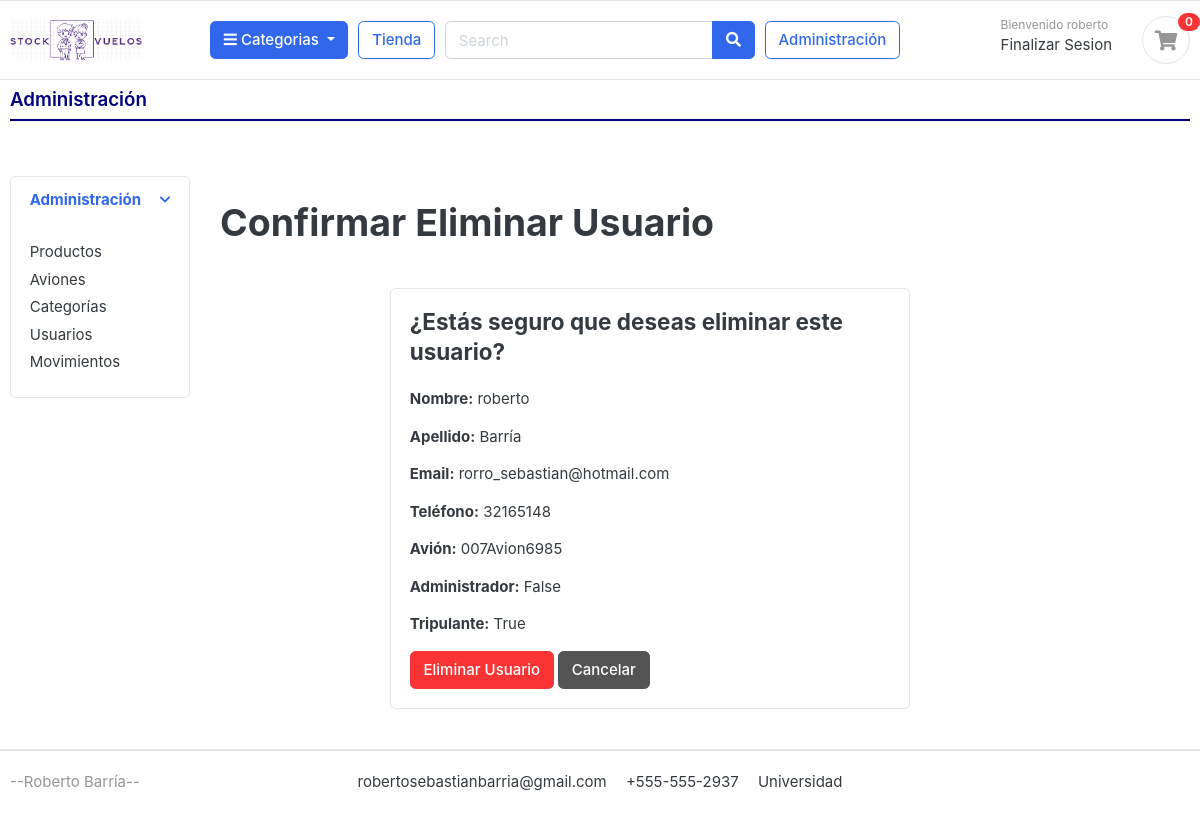
Page /administracion/usuarios/2/eliminar/ (signed in) on the earlier database version.
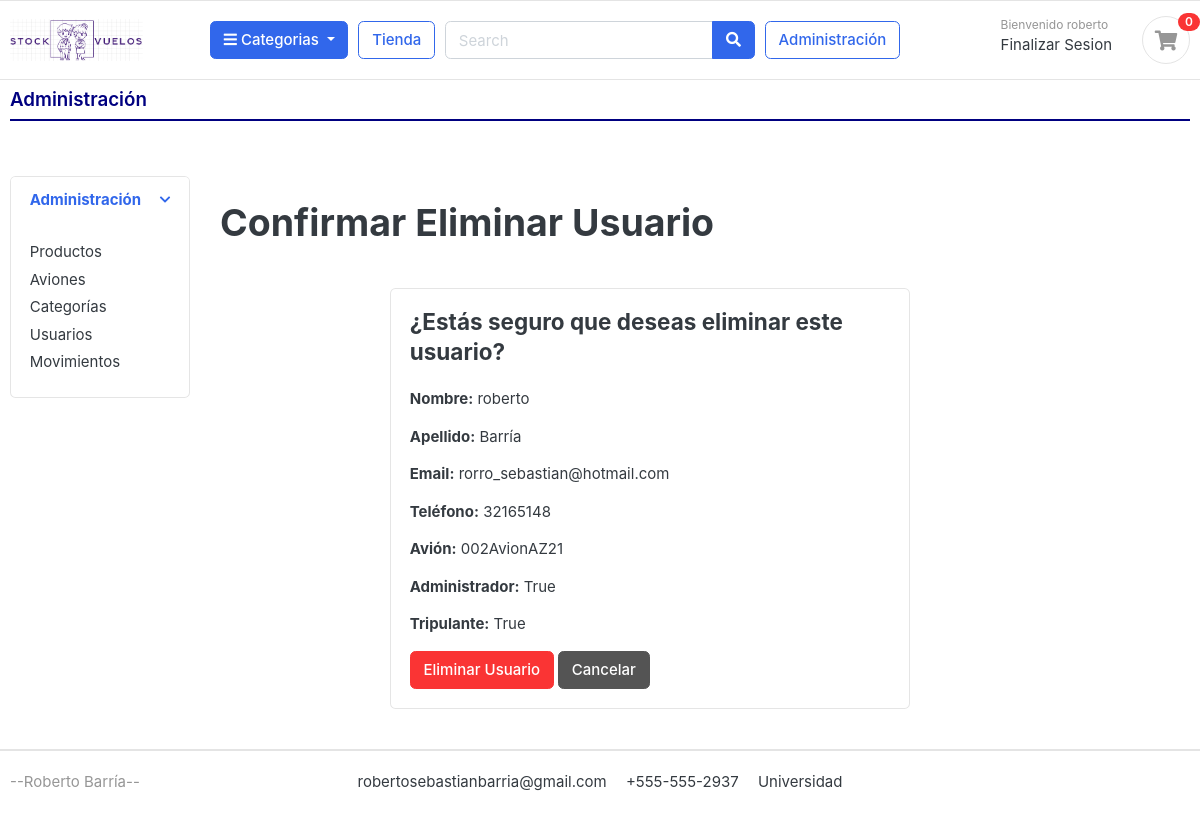
Same page on the later database version.
### cuentas/models.py (models this page shows, shortened)
class Cuenta(AbstractBaseUser):
    Nombre = models.CharField(max_length=50)
    Apellido = models.CharField(max_length=50)
    username = models.CharField(max_length=50, unique=True)
    email = models.EmailField(max_length=100, unique=True)
    phone_number = models.CharField(max_length=50)
    avion = models.ForeignKey('aviones.Avion', on_delete=models.SET_NULL, null=True, blank=True)
    es_administrador = models.BooleanField(default=False)
    es_tripulante = models.BooleanField(default=False)
    date_joined = models.DateTimeField(auto_now_add=True)
    last_login = models.DateTimeField(auto_now_add=True)
    is_admin = models.BooleanField(default=False)
    is_staff = models.BooleanField(default=False)
    is_active = models.BooleanField(default=False)
    is_superadmin = models.BooleanField(default=False)
    USERNAME_FIELD = 'email'
    REQUIRED_FIELDS = ['username', 'Nombre', 'Apellido']
    objects = MyAccountManager()

### aviones/models.py (models this page shows)
class Avion(models.Model):
    nombre = models.CharField(max_length=100)
    descripcion = models.CharField(max_length=255, blank=True)
    def __str__(self):
        return self.nombre

### administracion/views.py (the view)
# urls.py: path('usuarios/<int:pk>/eliminar/', views.eliminar_usuario, name='eliminar_usuario'),
@login_required(login_url='login')
def eliminar_usuario(request, pk):
    usuario = get_object_or_404(Cuenta, pk=pk)
    if request.method == 'POST':
        usuario.delete()
        messages.success(request, 'Usuario eliminado exitosamente.')
        return redirect('lista_usuarios')
    return render(request, 'administracion/confirmar_eliminar_usuario.html', {'usuario': usuario})

### categorias/models.py (called while the page is built)
    def get_url(self):
        return reverse('productos_por_categoria', args=[self.slug])

### tienda/context_processors.py (called while the page is built)
def cantidad_productos_en_orden(request):
    if request.user.is_authenticated:
        avion_id = request.session.get('avion_id')
        orden = Orden.objects.filter(usuario=request.user, avion_id=avion_id, completada=False).first()
        if orden:
            orden_productos = OrdenProducto.objects.filter(orden=orden).count()
        else:
            orden_productos = 0
    else:
        orden_productos = 0
    return {'orden_productos': orden_productos}

def categorias_context(request):
    return {
        'categorias': Categoria.objects.all()
    }

### templates/administracion/confirmar_eliminar_usuario.html (shortened to what this page needs)
{% extends 'administracion/administracion.html' %}
{% block main_content %}
<section class="section-content padding-x">
    <div class="container">
        <h1 class="my-4">Confirmar Eliminar Usuario</h1>
        <div class="card mx-auto" style="max-width: 520px; margin-top: 40px;">
            <article class="card-body">
                <h4 class="card-title mb-4">¿Estás seguro que deseas eliminar este usuario?</h4>
                <p><strong>Nombre:</strong> {{ usuario.Nombre }}</p>
                <p><strong>Apellido:</strong> {{ usuario.Apellido }}</p>
                <p><strong>Email:</strong> {{ usuario.email }}</p>
                <p><strong>Teléfono:</strong> {{ usuario.phone_number }}</p>
                <p><strong>Avión:</strong> {{ usuario.avion }}</p>
                <p><strong>Administrador:</strong> {{ usuario.es_administrador }}</p>
                <p><strong>Tripulante:</strong> {{ usuario.es_tripulante }}</p>
                <form action="{% url 'eliminar_usuario' usuario.pk %}" method="POST">
                    <button type="submit" class="btn btn-danger">Eliminar Usuario</button>
                    <a href="{% url 'lista_usuarios' %}" class="btn btn-secondary">Cancelar</a>
                </form>
            </article>
        </div>
    </div>
</section>
{% endblock %}

Differences in the rows shown:
changed Cuenta "Barría": avion "007Avion6985" → "002AvionAZ21"; es_administrador "False" → "True"
